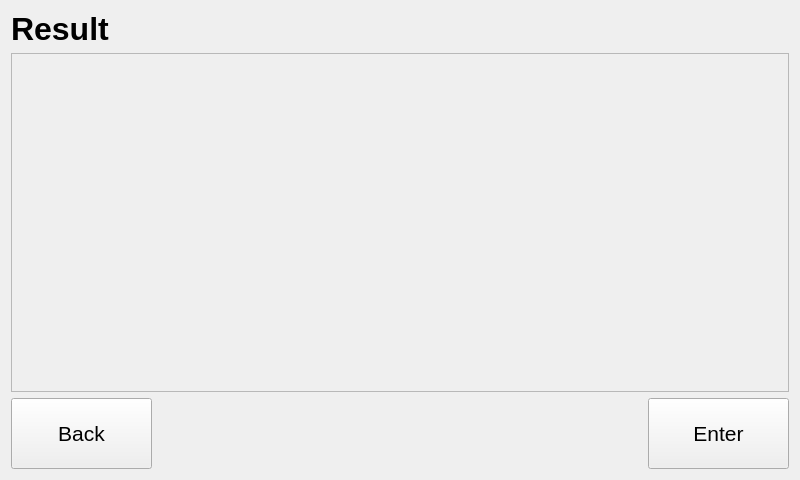
<?xml version="1.0" encoding="UTF-8"?>
<ui version="4.0">
 <class>result</class>
 <widget class="QWidget" name="result">
  <property name="geometry">
   <rect>
    <x>0</x>
    <y>0</y>
    <width>800</width>
    <height>480</height>
   </rect>
  </property>
  <property name="windowTitle">
   <string>result</string>
  </property>
  <layout class="QGridLayout" name="gridLayout">
   <item row="0" column="0">
    <widget class="QLabel" name="lbl_title">
     <property name="minimumSize">
      <size>
       <width>121</width>
       <height>31</height>
      </size>
     </property>
     <property name="font">
      <font>
       <family>Helvetica Neue</family>
       <pointsize>24</pointsize>
       <weight>75</weight>
       <bold>true</bold>
      </font>
     </property>
     <property name="text">
      <string>Result</string>
     </property>
    </widget>
   </item>
   <item row="1" column="0" colspan="3">
    <widget class="QScrollArea" name="scrollArea">
     <property name="widgetResizable">
      <bool>true</bool>
     </property>
     <widget class="QWidget" name="scrollAreaWidgetContents">
      <property name="geometry">
       <rect>
        <x>0</x>
        <y>0</y>
        <width>774</width>
        <height>340</height>
       </rect>
      </property>
     </widget>
    </widget>
   </item>
   <item row="2" column="0">
    <widget class="QPushButton" name="btn_back">
     <property name="minimumSize">
      <size>
       <width>141</width>
       <height>71</height>
      </size>
     </property>
     <property name="font">
      <font>
       <family>Helvetica Neue</family>
       <pointsize>16</pointsize>
      </font>
     </property>
     <property name="text">
      <string>Back</string>
     </property>
    </widget>
   </item>
   <item row="2" column="1">
    <spacer name="horizontalSpacer">
     <property name="orientation">
      <enum>Qt::Horizontal</enum>
     </property>
     <property name="sizeHint" stdset="0">
      <size>
       <width>487</width>
       <height>20</height>
      </size>
     </property>
    </spacer>
   </item>
   <item row="2" column="2">
    <widget class="QPushButton" name="btn_back_2">
     <property name="minimumSize">
      <size>
       <width>141</width>
       <height>71</height>
      </size>
     </property>
     <property name="font">
      <font>
       <family>Helvetica Neue</family>
       <pointsize>16</pointsize>
      </font>
     </property>
     <property name="text">
      <string>Enter</string>
     </property>
    </widget>
   </item>
  </layout>
 </widget>
 <layoutdefault spacing="6" margin="11"/>
 <resources/>
 <connections/>
</ui>
